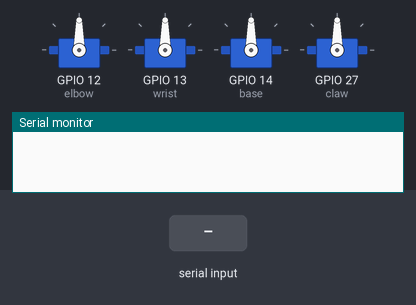
A sketch run on a simulated ESP32. Parts: 4 × servo, the last lines printed to the serial monitor. The inputs (shaded band) are chosen by the test bench.

Above: at 1.2 s.
1.3 s: "initialPos\n" received over Serial
At 1.9 s:
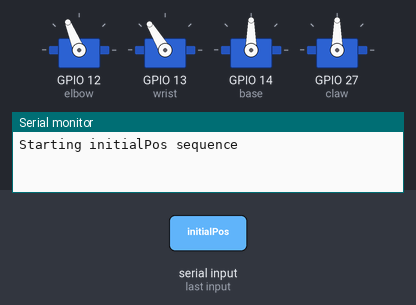
At 4.2 s:
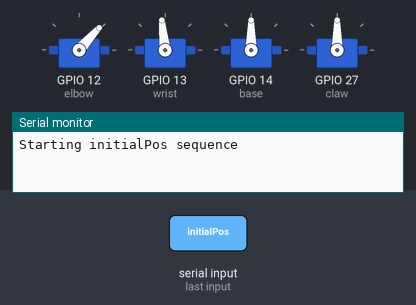
4.3 s: "1\n" received over Serial
At 7.1 s:
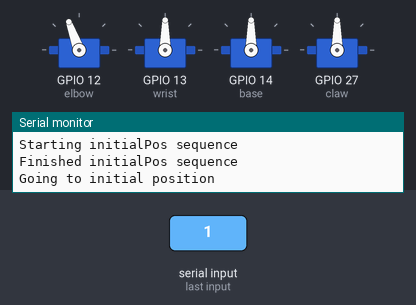
7.3 s: "pickAndDrop\n" received over Serial
Timing chart, 0 to 21.9 s (numbered marks = the images above; inputs shaded):
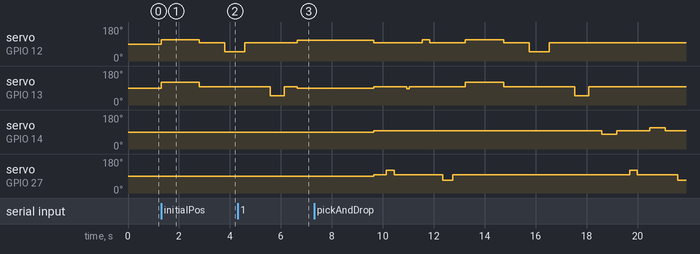

The sketch:

servo_initial_position.ino
```cpp
#include <ESP32Servo.h>

Servo elbow;  // GPIO 12
Servo wrist;  // GPIO 13
Servo base;   // GPIO 14
Servo claw;   // GPIO 27

String inputString = "";

struct Movement {
  String target;
  int strength;
  int waitTime;
};

void setup() {
  Serial.begin(9600);
  elbow.attach(12);
  wrist.attach(13);
  base.attach(14);
  claw.attach(27);
}

void initialPosition() {
  Serial.println("Going to initial position");

  elbow.write(110);
  wrist.write(90);
  base.write(90);
  claw.write(90);
  delay(3000);

  wrist.write(96);
  elbow.write(96);
  base.write(96);
  claw.write(96);
  delay(500);

  Serial.println("Now in initial position");
}

void initialPos() {
  Serial.println("Starting initialPos sequence");

  elbow.write(strengthToAngle(-20));
  wrist.write(strengthToAngle(-30));
  delay(1500);

  elbow.write(96);
  wrist.write(96);
  delay(1000);

  elbow.write(strengthToAngle(50));
    delay(780);
  elbow.write(96);
  delay(1000);

  wrist.write(strengthToAngle(50));
  delay(560);
  wrist.write(96);
  delay(500);

  Serial.println("Finished initialPos sequence");
}

void pickAndDrop() {
  Serial.println("Starting pickAndDrop sequence");

  claw.write(strengthToAngle(-30));
  delay(300);
  claw.write(96);
  delay(500);

  wrist.write(strengthToAngle(10));
  delay(100);
  wrist.write(96);
  delay(500);

  elbow.write(strengthToAngle(-20));
  delay(300);
  elbow.write(96);
  delay(500);

  claw.write(strengthToAngle(30));
  delay(400);
  claw.write(96);
  delay(500);

  initialPos();  // Call the initialPos sequence

  base.write(strengthToAngle(20));
  delay(600);
  base.write(96);
  delay(500);

  claw.write(strengthToAngle(-30));
  delay(300);
  claw.write(96);
  delay(500);

  base.write(strengthToAngle(-20));
  delay(600);
  base.write(96);
  delay(500);

claw.write(strengthToAngle(30));
  delay(400);
  claw.write(96);
  delay(500);

  Serial.println("Finished pickAndDrop sequence");
}

void loop() {
  while (Serial.available()) {
    char c = Serial.read();
    if (c == '\n') {
      inputString.trim();
      processInput(inputString);
      inputString = "";
    } else {
      inputString += c;
    }
  }
}

int strengthToAngle(int strength) {
  strength = constrain(strength, -100, 100);
  if (strength == 0) return 96;
  return (strength > 0) ? map(strength, 0, 100, 96, 0) : map(strength, 0, -100, 96, 180);
}

void processInput(String cmd) {
  if (cmd == "1") {
    initialPosition();
    return;
  } else if (cmd == "initialPos") {
    initialPos();
    return;
  } else if (cmd == "pickAndDrop") {
    pickAndDrop();
    return;
  }

  const int MAX_MOVES = 10;
  Movement moves[MAX_MOVES];
  int moveCount = 0;

  int start = 0;
  while (start < cmd.length() && moveCount < MAX_MOVES) {
    int end = cmd.indexOf(',', start);
    if (end == -1) end = cmd.length();
    String segment = cmd.substring(start, end);

    int firstColon = segment.indexOf(':');
    int secondColon = segment.indexOf(':', firstColon + 1);
    if (firstColon != -1 && secondColon != -1) {
      moves[moveCount].target = segment.substring(0, firstColon);
      moves[moveCount].strength = segment.substring(firstColon + 1, secondColon).toInt();
      moves[moveCount].waitTime = segment.substring(secondColon + 1).toInt();
      moveCount++;
    }

    start = end + 1;
  }

  int maxWait = 0;
  for (int i = 0; i < moveCount; i++) {
    int angle = strengthToAngle(moves[i].strength);
    Servo* servo = nullptr;

    if (moves[i].target == "elbow") servo = &elbow;
    else if (moves[i].target == "wrist") servo = &wrist;
    else if (moves[i].target == "base") servo = &base;
    else if (moves[i].target == "claw") servo = &claw;

    if (servo != nullptr) {
      Serial.println("Moving " + moves[i].target + " → strength: " + String(moves[i].strength) + ", angle: " + String(angle));
      servo->write(angle);
      if (moves[i].waitTime > maxWait) maxWait = moves[i].waitTime;
    } else {
      Serial.println("Unknown target: " + moves[i].target);
    }
  }

  delay(maxWait);

  for (int i = 0; i < moveCount; i++) {
    Servo* servo = nullptr;
    if (moves[i].target == "elbow") servo = &elbow;
    else if (moves[i].target == "wrist") servo = &wrist;
    else if (moves[i].target == "base") servo = &base;
    else if (moves[i].target == "claw") servo = &claw;

    if (servo != nullptr) {
      servo->write(96);
    }
  }

  delay(500);
}
```

Measured:
- after the input at 1.3 s, servo on GPIO 12 (elbow): 90° → 112° at once, → 96° 1.5 s later, → 48° 1.0 s later; servo on GPIO 13 (wrist): 90° → 121° at once, → 96° 1.5 s later
